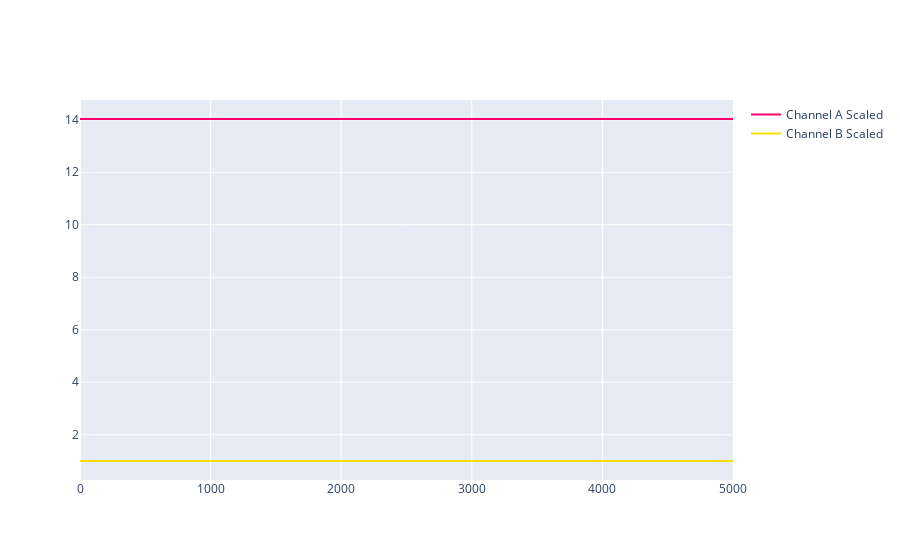

This figure's notebook cell:
### Markdown cell above
### Plot RAW Data

### Code cell
fig = go.Figure()
fig.add_trace(
    go.Scatter(
        x=np.linspace(0, time_of_five_ms, num=1800),
        y=data['channel_a'],
        mode="lines",
        line=go.scatter.Line(color="#FF006D"),
        showlegend=True,
        name="Channel A Scaled")
)

fig.add_trace(
    go.Scatter(
        x=np.linspace(0, time_of_five_ms, num=1800),
        y=data['channel_b'],
        mode="lines",
        line=go.scatter.Line(color="#FFDD00"),
        showlegend=True,
        name="Channel B Scaled")
)

fig.show()

### Figure 1 — Plotly figure (JSON) as saved in the notebook; plotly's stock layout.template omitted (floating-point values rounded to 4 significant figures; data arrays with more than 128 entries replaced by an {"elided": "..."} marker saying what was removed)
{"data": [{"line": {"color": "#FF006D"}, "mode": "lines", "name": "Channel A Scaled", "showlegend": true, "type": "scatter", "x": {"elided": "1800 float values"}, "y": {"elided": "1800 float values"}}, {"line": {"color": "#FFDD00"}, "mode": "lines", "name": "Channel B Scaled", "showlegend": true, "type": "scatter", "x": {"elided": "1800 float values"}, "y": {"elided": "1800 int values"}}], "layout": {"autosize": true, "xaxis": {"autorange": true, "range": [0, 5000], "type": "linear"}, "yaxis": {"autorange": true, "range": [0.2761, 14.75], "type": "linear"}}}
